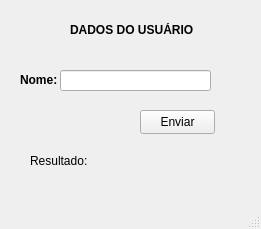
<?xml version="1.0" encoding="UTF-8"?>
<ui version="4.0">
 <class>MainWindow</class>
 <widget class="QMainWindow" name="MainWindow">
  <property name="geometry">
   <rect>
    <x>0</x>
    <y>0</y>
    <width>261</width>
    <height>229</height>
   </rect>
  </property>
  <property name="windowTitle">
   <string>MainWindow</string>
  </property>
  <widget class="QWidget" name="centralwidget">
   <widget class="QLabel" name="lbl_topo">
    <property name="geometry">
     <rect>
      <x>70</x>
      <y>10</y>
      <width>131</width>
      <height>41</height>
     </rect>
    </property>
    <property name="text">
     <string>&lt;html&gt;&lt;head/&gt;&lt;body&gt;&lt;p&gt;&lt;span style=&quot; font-weight:700;&quot;&gt;DADOS DO USUÁRIO&lt;/span&gt;&lt;/p&gt;&lt;/body&gt;&lt;/html&gt;</string>
    </property>
   </widget>
   <widget class="QLabel" name="lbl_nome">
    <property name="geometry">
     <rect>
      <x>20</x>
      <y>70</y>
      <width>41</width>
      <height>21</height>
     </rect>
    </property>
    <property name="text">
     <string>&lt;html&gt;&lt;head/&gt;&lt;body&gt;&lt;p&gt;&lt;span style=&quot; font-weight:700;&quot;&gt;Nome:&lt;/span&gt;&lt;/p&gt;&lt;/body&gt;&lt;/html&gt;</string>
    </property>
   </widget>
   <widget class="QLineEdit" name="txt_nome">
    <property name="geometry">
     <rect>
      <x>60</x>
      <y>70</y>
      <width>151</width>
      <height>21</height>
     </rect>
    </property>
   </widget>
   <widget class="QPushButton" name="tbm_enviar">
    <property name="geometry">
     <rect>
      <x>140</x>
      <y>110</y>
      <width>75</width>
      <height>24</height>
     </rect>
    </property>
    <property name="text">
     <string>Enviar</string>
    </property>
   </widget>
   <widget class="QLabel" name="lbl_resultado">
    <property name="geometry">
     <rect>
      <x>30</x>
      <y>140</y>
      <width>181</width>
      <height>41</height>
     </rect>
    </property>
    <property name="text">
     <string>Resultado: </string>
    </property>
   </widget>
  </widget>
  <widget class="QMenuBar" name="menubar">
   <property name="geometry">
    <rect>
     <x>0</x>
     <y>0</y>
     <width>261</width>
     <height>22</height>
    </rect>
   </property>
  </widget>
  <widget class="QStatusBar" name="statusbar"/>
 </widget>
 <resources/>
 <connections/>
</ui>
